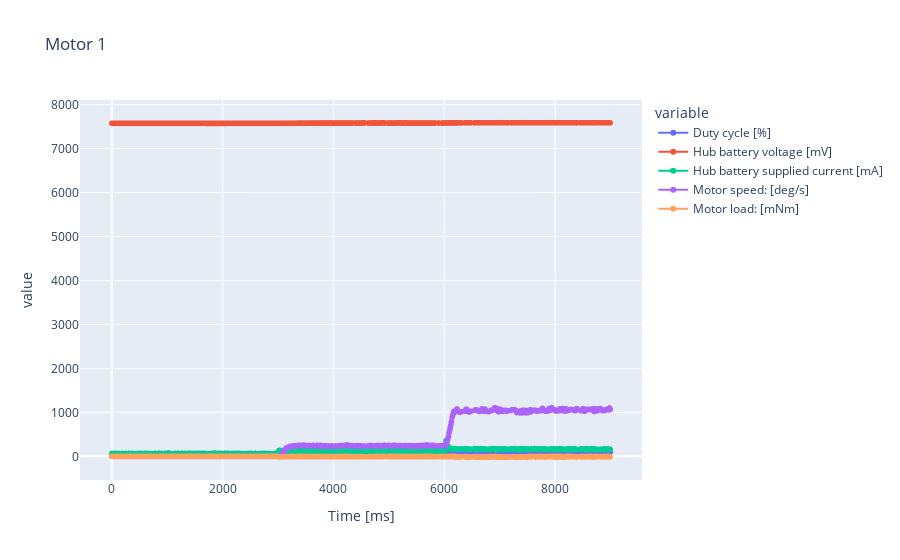

This figure's notebook cell:
### Code cell
visualize_data(title="Motor 1", data = load_and_format_data("tests/motor_1_program_1.txt"))

### Figure 1 — Plotly figure (JSON) as saved in the notebook; plotly's stock layout.template omitted (floating-point values rounded to 4 significant figures; data arrays with more than 128 entries replaced by an {"elided": "..."} marker saying what was removed)
{"data": [{"hovertemplate": "variable=Duty cycle [%]<br>Time [ms]=%{x}<br>value=%{y}<extra></extra>", "legendgroup": "Duty cycle [%]", "line": {"color": "#636efa", "dash": "solid"}, "marker": {"symbol": "circle"}, "mode": "lines+markers", "name": "Duty cycle [%]", "showlegend": true, "type": "scattergl", "x": {"elided": "763 int values"}, "xaxis": "x", "y": {"elided": "763 int values"}, "yaxis": "y"}, {"hovertemplate": "variable=Hub battery voltage [mV]<br>Time [ms]=%{x}<br>value=%{y}<extra></extra>", "legendgroup": "Hub battery voltage [mV]", "line": {"color": "#EF553B", "dash": "solid"}, "marker": {"symbol": "circle"}, "mode": "lines+markers", "name": "Hub battery voltage [mV]", "showlegend": true, "type": "scattergl", "x": {"elided": "763 int values"}, "xaxis": "x", "y": {"elided": "763 int values"}, "yaxis": "y"}, {"hovertemplate": "variable=Hub battery supplied current [mA]<br>Time [ms]=%{x}<br>value=%{y}<extra></extra>", "legendgroup": "Hub battery supplied current [mA]", "line": {"color": "#00cc96", "dash": "solid"}, "marker": {"symbol": "circle"}, "mode": "lines+markers", "name": "Hub battery supplied current [mA]", "showlegend": true, "type": "scattergl", "x": {"elided": "763 int values"}, "xaxis": "x", "y": {"elided": "763 int values"}, "yaxis": "y"}, {"hovertemplate": "variable=Motor speed: [deg/s]<br>Time [ms]=%{x}<br>value=%{y}<extra></extra>", "legendgroup": "Motor speed: [deg/s]", "line": {"color": "#ab63fa", "dash": "solid"}, "marker": {"symbol": "circle"}, "mode": "lines+markers", "name": "Motor speed: [deg/s]", "showlegend": true, "type": "scattergl", "x": {"elided": "763 int values"}, "xaxis": "x", "y": {"elided": "763 int values"}, "yaxis": "y"}, {"hovertemplate": "variable=Motor load: [mNm]<br>Time [ms]=%{x}<br>value=%{y}<extra></extra>", "legendgroup": "Motor load: [mNm]", "line": {"color": "#FFA15A", "dash": "solid"}, "marker": {"symbol": "circle"}, "mode": "lines+markers", "name": "Motor load: [mNm]", "showlegend": true, "type": "scattergl", "x": {"elided": "763 int values"}, "xaxis": "x", "y": {"elided": "763 int values"}, "yaxis": "y"}], "layout": {"legend": {"title": {"text": "variable"}, "tracegroupgap": 0}, "title": {"text": "Motor 1"}, "xaxis": {"anchor": "y", "domain": [0, 1], "title": {"text": "Time [ms]"}}, "yaxis": {"anchor": "x", "domain": [0, 1], "title": {"text": "value"}}}}
